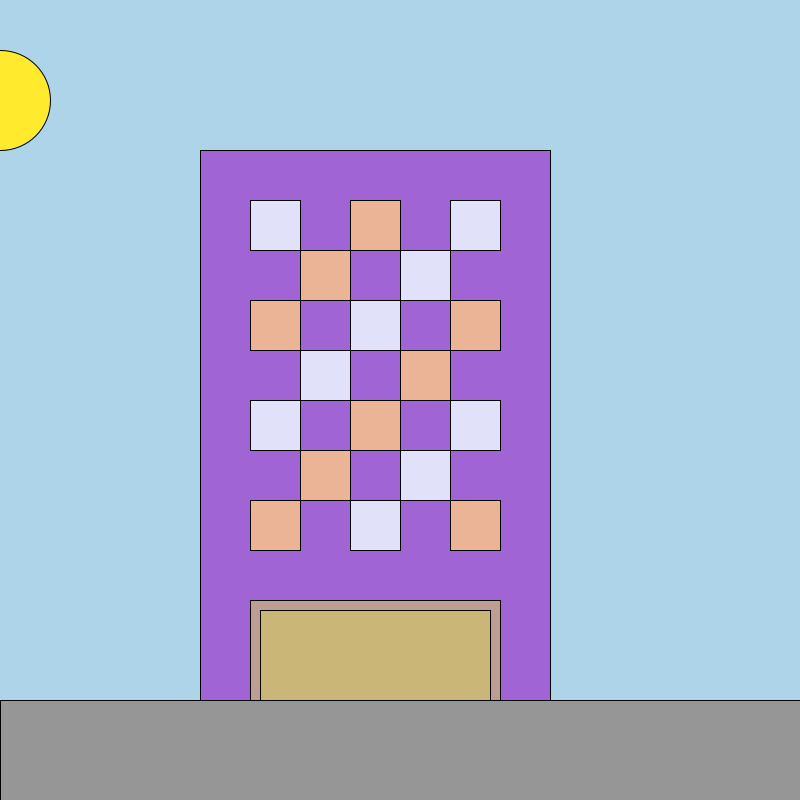
Frame 1 (no input)
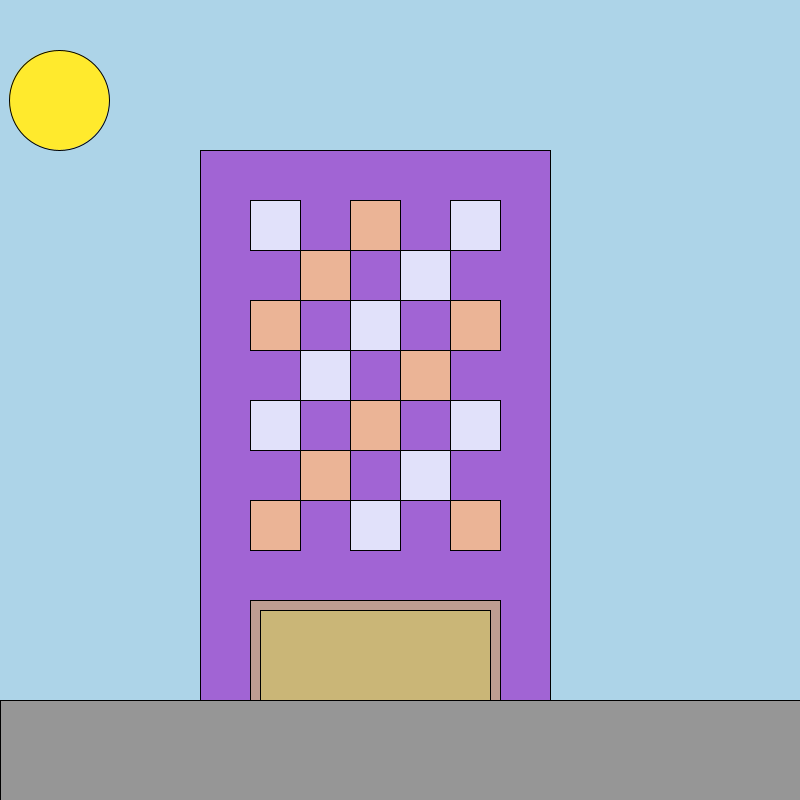
Frame 60 (the mouse pressed at the canvas centre just before this capture)
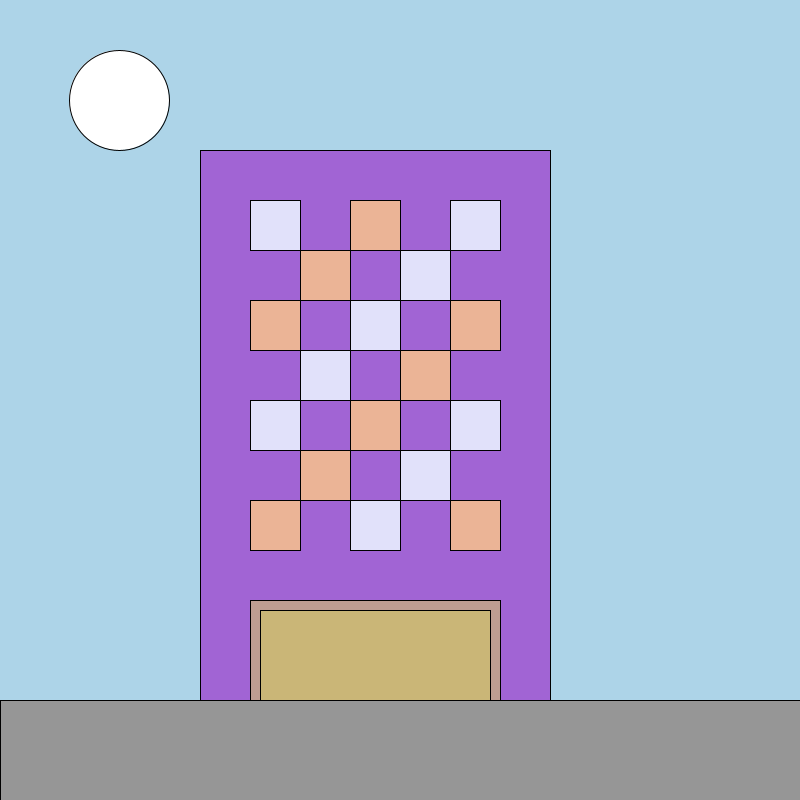
Frame 120 (the mouse held since frame 60 and released just before this capture)

The Processing sketch that drew these frames (run headless with seeded random() and noise(); from frame 60 on, the mouse is pressed at the canvas centre):

// Processing sketch: processing_123708
// ── processing_123708.pde

void setup (){  size(800,800);}
   int x;
   void draw (){
     if (mouseX> width/2){
background(40,40,100);
//Bloco principal: prédio
fill (180,100,180);
rect (200,150,350,550);
//Janelas da elevação frontal
for (int i = 5; i < height; i += 5) {
  fill (200,220,230);
  rect (250,200,50,50); }
  for (int i = 5; i < height; i += 5) {
  fill (250,190,190);
  rect (250,300,50,50); }
  for (int i = 5; i < height; i += 5) {
  fill (200,220,230);
  rect (250,400,50,50); }
   for (int i = 5; i < height; i += 5) {
  fill (250,190,190);
  rect (350,200,50,50); }
   for (int i = 5; i < height; i += 5) {
  fill (200,220,230);
  rect (450,200,50,50); }
    for (int i = 5; i < height; i += 5) {
  fill (200,220,230);
  rect (300,350,50,50); }
    for (int i = 5; i < height; i += 5) {
  fill (250,190,190);
  rect (350,400,50,50); }
  for (int i = 5; i < height; i += 5) {
  fill (250,190,190);
  rect (300,450,50,50); } 
  for (int i = 5; i < height; i += 5) {
  fill (200,220,230);
  rect (400,450,50,50); } 
    for (int i = 5; i < height; i += 5) {
  fill (200,220,230);
  rect (350,500,50,50); } 
    for (int i = 5; i < height; i += 5) {
  fill (250,190,190);
  rect (250,500,50,50); }   
  for (int i = 5; i < height; i += 5) {
  fill (250,190,190);
  rect (300,250,50,50); }
   for (int i = 5; i < height; i += 5) {
  fill (200,220,230);
  rect (400,250,50,50); }
  for (int i = 5; i < height; i += 5) {
  fill (200,220,230);
  rect (350,300,50,50); }
   for (int i = 5; i < height; i += 5) {
  fill (250,190,190);
  rect (400,350,50,50); }
    for (int i = 5; i < height; i += 5) {
  fill (250,190,190);
  rect (450,300,50,50); }
   for (int i = 5; i < height; i += 5) {
  fill (250,190,190);
  rect (450,500,50,50); }
  for (int i = 5; i < height; i += 5) {
  fill (200,220,230);
  rect (450,400,50,50); }
// Hall de entrada
fill (211,199,100,150);
rect (250,600,250,300);
rect (260,610,230,300);
//Rua
 fill (150);
 rect (0,700,800,100);
  }
   else {
  background(173,212,232,200);
fill (161,100,212);
rect (200,150,350,550);
//Janelas da elevação frontal
for (int i = 5; i < height; i += 5) {
  fill (225,225,250);
  rect (250,200,50,50); }
  for (int i = 5; i < height; i += 5) {
  fill (235,180,150);
  rect (250,300,50,50); }
  for (int i = 5; i < height; i += 5) {
  fill (225,225,250);
  rect (250,400,50,50); }
   for (int i = 5; i < height; i += 5) {
  fill (235,180,150);
  rect (350,200,50,50); }
   for (int i = 5; i < height; i += 5) {
  fill (225,225,250);
  rect (450,200,50,50); }
     for (int i = 5; i < height; i += 5) {
  fill (225,225,250);
  rect (300,350,50,50); }
   for (int i = 5; i < height; i += 5) {
  fill (235,180,150);
  rect (350,400,50,50); } 
   for (int i = 5; i < height; i += 5) {
  fill (235,180,150);
  rect (300,450,50,50); } 
    for (int i = 5; i < height; i += 5) {
  fill (225,225,250);
  rect (400,450,50,50); } 
    for (int i = 5; i < height; i += 5) {
  fill (225,225,250);
  rect (350,500,50,50); } 
      for (int i = 5; i < height; i += 5) {
  fill (235,180,150);
  rect (250,500,50,50); } 
    for (int i = 5; i < height; i += 5) {
  fill (235,180,150);
  rect (300,250,50,50); }
   for (int i = 5; i < height; i += 5) {
  fill (225,225,250);
  rect (400,250,50,50); }
  for (int i = 5; i < height; i += 5) {
  fill (225,225,250);
  rect (350,300,50,50); }
   for (int i = 5; i < height; i += 5) {
  fill (235,180,150);
  rect (400,350,50,50); }
    for (int i = 5; i < height; i += 5) {
  fill (235,180,150);
  rect (450,300,50,50); }
  for (int i = 5; i < height; i += 5) {
  fill (235,180,150);
  rect (450,500,50,50); }
   for (int i = 5; i < height; i += 5) {
  fill (225,225,250);
  rect (450,400,50,50); }
// Hall de entrada
fill (211,199,100,150);
rect (250,600,250,300);
rect (260,610,230,300);}
//Rua
 fill (150);
 rect (0,700,800,100);
  if(mouseX<width/2)
   fill (255,234,45);
   else
   fill(255,255,255);
   ellipse(x++,100,100,100);
   if(x>640) {
   x=-80;}}
